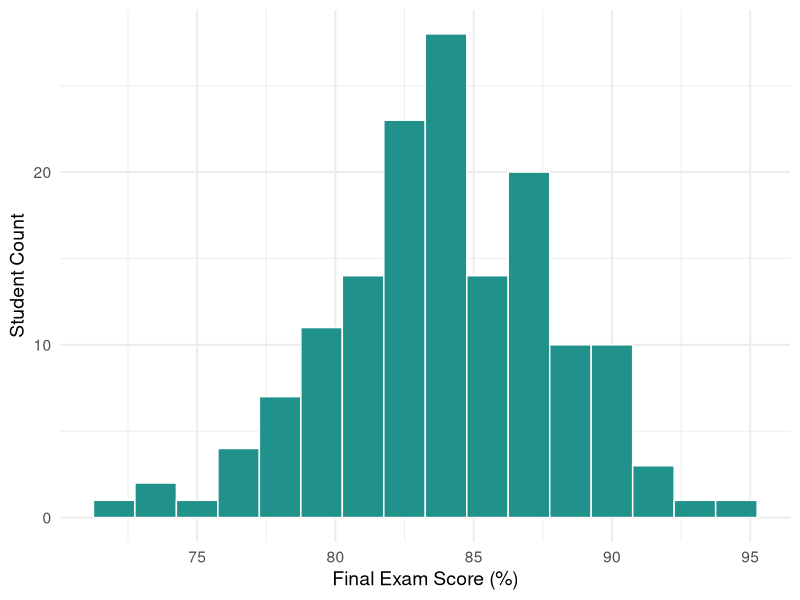

Here is the R script that generated this plot:
## ---- chunk 1
#| label: tbl-demographics
#| tbl-cap: "Table 1: Fall Enrollment and Final Performance Demographics."
#| echo: true

library(knitr)

# Sample compliant data frame
course_data <- data.frame(
  `Course Name` = c("Introduction to Data Science", "Applied Biostatistics"),
  `Enrolled Students` = c(45, 28),
  `Passing Rate` = c("92%", "88%"),
  check.names = FALSE
)

# kable automatically injects accessible HTML table wrappers
knitr::kable(course_data)
## ---- chunk 2
#| label: fig-performance
#| fig-cap: "Figure 1: Distribution of final exam scores across sections."
#| fig-alt: "A histogram displaying a normal distribution of final exam scores ranging from 65 to 100 percent. The distribution peaks sharply around a mean of 84 percent, with a standard deviation of 4 points."
#| echo: true

library(ggplot2)

# Generate dummy normal data
set.seed(42)
scores <- data.frame(grade = rnorm(150, mean = 84, sd = 4))

# Plotting using the colorblind-friendly scale
ggplot(scores, aes(x = grade)) +
  geom_histogram(binwidth = 1.5, fill = "#21918c", color = "#ffffff") +
  theme_minimal(base_size = 14) + # Boost base font size for readability
  labs(
    x = "Final Exam Score (%)",
    y = "Student Count"
  )
